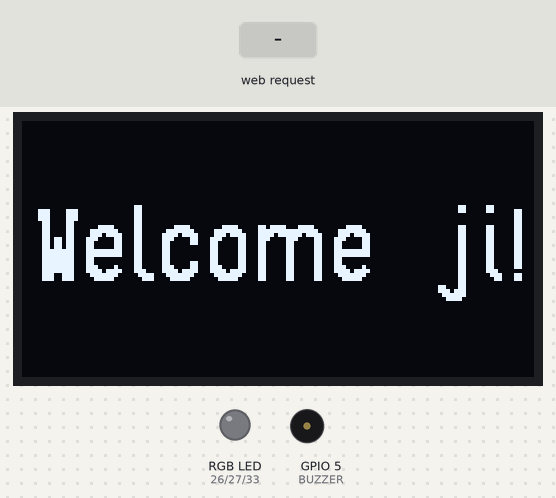
This sketch was run on a simulated ESP32. Parts: 128×64 one-colour display, an RGB LED mixed from three pins (HIGH = lit), buzzer (waves = sounding, pin HIGH). The test bench sets the inputs (shaded band). WiFi joins after 1.5 s; servers stay silent unless stated; what the sketch prints to the serial monitor is not drawn.

Above: at 2.7 s.
2.8 s: HTTP request GET /oled received
At 3.5 s:
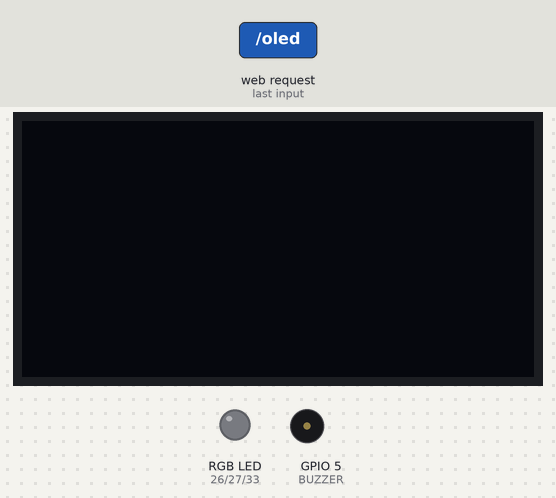
4.3 s: HTTP request GET /oled?msg=red received
At 4.6 s:
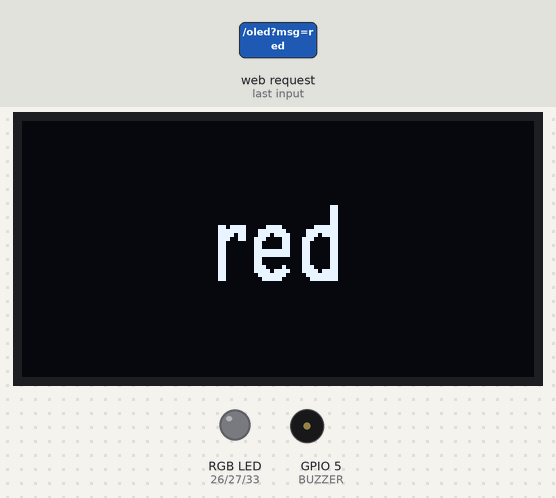
5.8 s: HTTP request GET /oled?msg=green received
At 7.0 s:
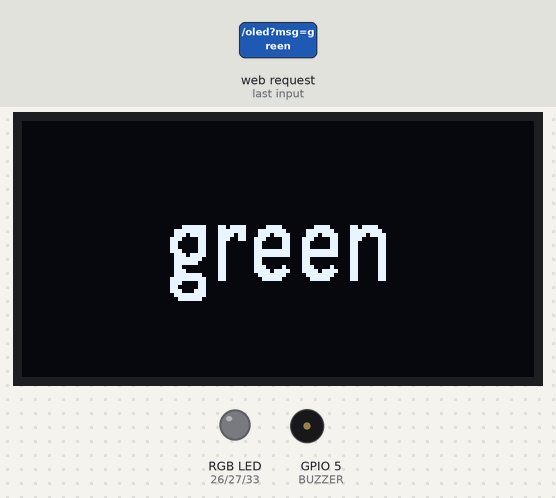
7.3 s: HTTP request GET /oled?msg=blue received
At 8.1 s:
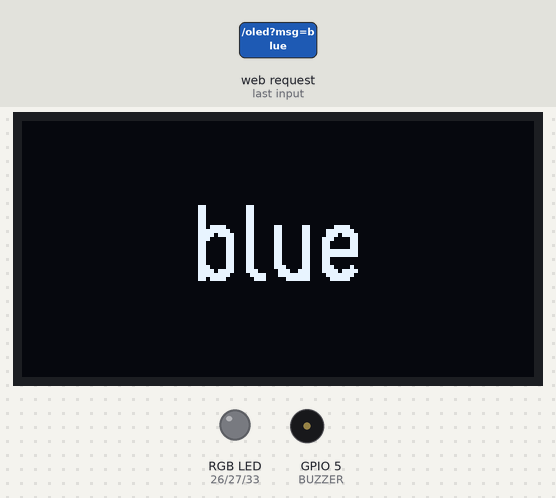
8.8 s: HTTP request GET /oled?msg=white received
At 9.2 s:
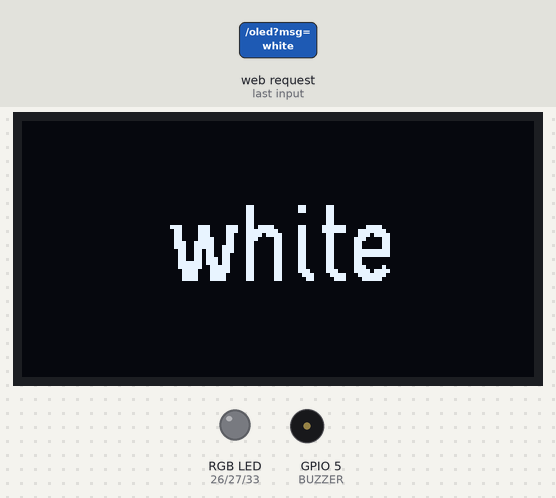
10.3 s: HTTP request GET /buzz received
At 10.38 s:
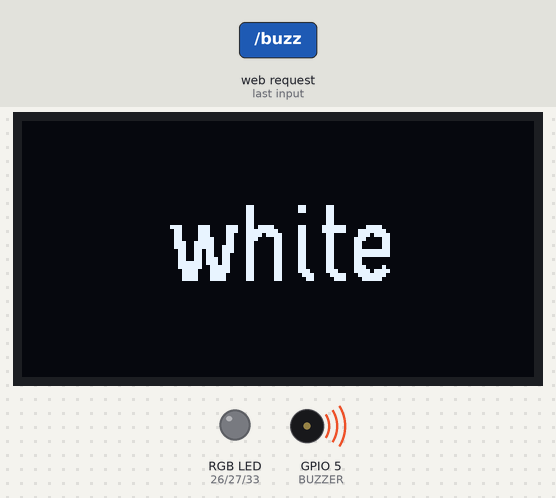
Timing chart, 0 to 12.9 s (numbered marks = the images above; inputs shaded):
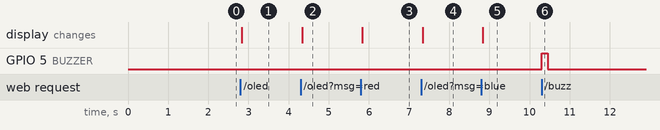

Measured:
- after the input at 2.8 s, the display: changes at once (image 1)
- after the input at 4.3 s, the display: changes at once (image 2)
- after the input at 5.8 s, the display: changes at once (image 3)
- after the input at 7.3 s, the display: changes at once (image 4)
- after the input at 8.8 s, the display: changes at once (image 5)
- after the input at 10.3 s, GPIO 5 (BUZZER): LOW → HIGH at once, → LOW 0.15 s later

The sketch:

main.ino
```cpp
#include <WiFi.h>
#include <ESPAsyncWebServer.h>
#include <U8g2lib.h>

// Wi-Fi Credentials
const char* ssid = "Dev Bhai OP";
const char* password = "devbhai123omsairam";

// OLED SH1106
U8G2_SH1106_128X64_NONAME_F_HW_I2C oled(U8G2_R0, U8X8_PIN_NONE, 21, 22);

// Pins
const int BTN1 = 4, BTN2 = 12, BTN3 = 35, BTN4 = 15;
const int BUZZER = 5;
const int RED_PIN = 26, GREEN_PIN = 27, BLUE_PIN = 33;

// State
String oledText = "Welcome ji!";
bool buzzNow = false;
int red = 0, green = 0, blue = 0;

AsyncWebServer server(80);

void setRGB(int r, int g, int b) {
  analogWrite(RED_PIN, r);
  analogWrite(GREEN_PIN, g);
  analogWrite(BLUE_PIN, b);
}

void displayText(String txt) {
  oled.clearBuffer();
  oled.setFont(u8g2_font_logisoso18_tf); // Bigger font
  int tx = (128 - oled.getStrWidth(txt.c_str())) / 2;
  oled.drawStr(tx < 0 ? 0 : tx, 40, txt.c_str());
  oled.sendBuffer();
}

void setup() {
  Serial.begin(115200);
  oled.begin();
  displayText(oledText);

  pinMode(BTN1, INPUT_PULLUP);
  pinMode(BTN2, INPUT_PULLUP);
  pinMode(BTN3, INPUT);
  pinMode(BTN4, INPUT_PULLUP);
  pinMode(BUZZER, OUTPUT);
  pinMode(RED_PIN, OUTPUT);
  pinMode(GREEN_PIN, OUTPUT);
  pinMode(BLUE_PIN, OUTPUT);
  setRGB(0, 0, 0);

  WiFi.begin(ssid, password);
  Serial.print("Connecting to WiFi");
  while (WiFi.status() != WL_CONNECTED) {
    delay(500); Serial.print(".");
  }
  Serial.println("\nConnected! IP: " + WiFi.localIP().toString());

  server.on("/", HTTP_GET, [](AsyncWebServerRequest *request) {
    String html = R"rawliteral(
    <html>
    <body style="font-family:sans-serif">
      <h2>Button States:</h2><pre id='btn'>Loading...</pre>

      <h2>OLED Text:</h2>
      <input type='text' id='msg'><button onclick='sendText()'>Send</button>
      <button onclick='clearText()'>Clear</button>

      <h2>RGB Color (Buttons):</h2>
      <button onclick="setColor('red')">🔴 Red</button>
      <button onclick="setColor('green')">🟢 Green</button>
      <button onclick="setColor('blue')">🔵 Blue</button>
      <button onclick="setColor('white')">⚪ White</button>
      <button onclick="setColor('off')">❌ Off</button>

      <h2>RGB Sliders:</h2>
      R: <input type='range' min='0' max='255' id='r' oninput='sliderRGB()'><br>
      G: <input type='range' min='0' max='255' id='g' oninput='sliderRGB()'><br>
      B: <input type='range' min='0' max='255' id='b' oninput='sliderRGB()'><br>

      <h2>Buzzer:</h2>
      <button onclick="fetch('/buzz')">Buzz!</button>

      <script>
        function sendText() {
          let msg = document.getElementById("msg").value;
          fetch("/oled?msg=" + encodeURIComponent(msg));
        }
        function clearText() {
          fetch("/oled?msg=");
        }
        function setColor(color) {
          fetch("/rgb?color=" + color);
        }
        function sliderRGB() {
          let r = document.getElementById("r").value;
          let g = document.getElementById("g").value;
          let b = document.getElementById("b").value;
          fetch(`/rgb?r=${r}&g=${g}&b=${b}`);
        }
        setInterval(() => {
          fetch("/btn").then(r => r.text()).then(t => {
            document.getElementById("btn").innerText = t;
          });
        }, 1000);
      </script>
    </body></html>
    )rawliteral";
    request->send(200, "text/html", html);
  });

  server.on("/btn", HTTP_GET, [](AsyncWebServerRequest *request) {
    String state = "";
    state += "BTN1: " + String(digitalRead(BTN1) == LOW ? "Pressed" : "Released") + "\n";
    state += "BTN2: " + String(digitalRead(BTN2) == LOW ? "Pressed" : "Released") + "\n";
    state += "BTN3: " + String(digitalRead(BTN3) == HIGH ? "Pressed" : "Released") + "\n";
    state += "BTN4: " + String(digitalRead(BTN4) == LOW ? "Pressed" : "Released") + "\n";
    request->send(200, "text/plain", state);
  });

  server.on("/oled", HTTP_GET, [](AsyncWebServerRequest *request) {
    oledText = request->hasParam("msg") ? request->getParam("msg")->value() : "";
    displayText(oledText);
    request->send(200, "text/plain", "OLED updated");
  });

  server.on("/rgb", HTTP_GET, [](AsyncWebServerRequest *request) {
    if (request->hasParam("color")) {
      String color = request->getParam("color")->value();
      if (color == "red") setRGB(255, 0, 0);
      else if (color == "green") setRGB(0, 255, 0);
      else if (color == "blue") setRGB(0, 0, 255);
      else if (color == "white") setRGB(255, 255, 255);
      else setRGB(0, 0, 0); // off
    } else {
      red = request->hasParam("r") ? request->getParam("r")->value().toInt() : red;
      green = request->hasParam("g") ? request->getParam("g")->value().toInt() : green;
      blue = request->hasParam("b") ? request->getParam("b")->value().toInt() : blue;
      setRGB(red, green, blue);
    }
    request->send(200, "text/plain", "RGB updated");
  });

  server.on("/buzz", HTTP_GET, [](AsyncWebServerRequest *request) {
    buzzNow = true;
    request->send(200, "text/plain", "Buzzed!");
  });

  server.begin();
}

void loop() {
  if (buzzNow) {
    digitalWrite(BUZZER, HIGH);
    delay(150);
    digitalWrite(BUZZER, LOW);
    buzzNow = false;
  }
}
```
